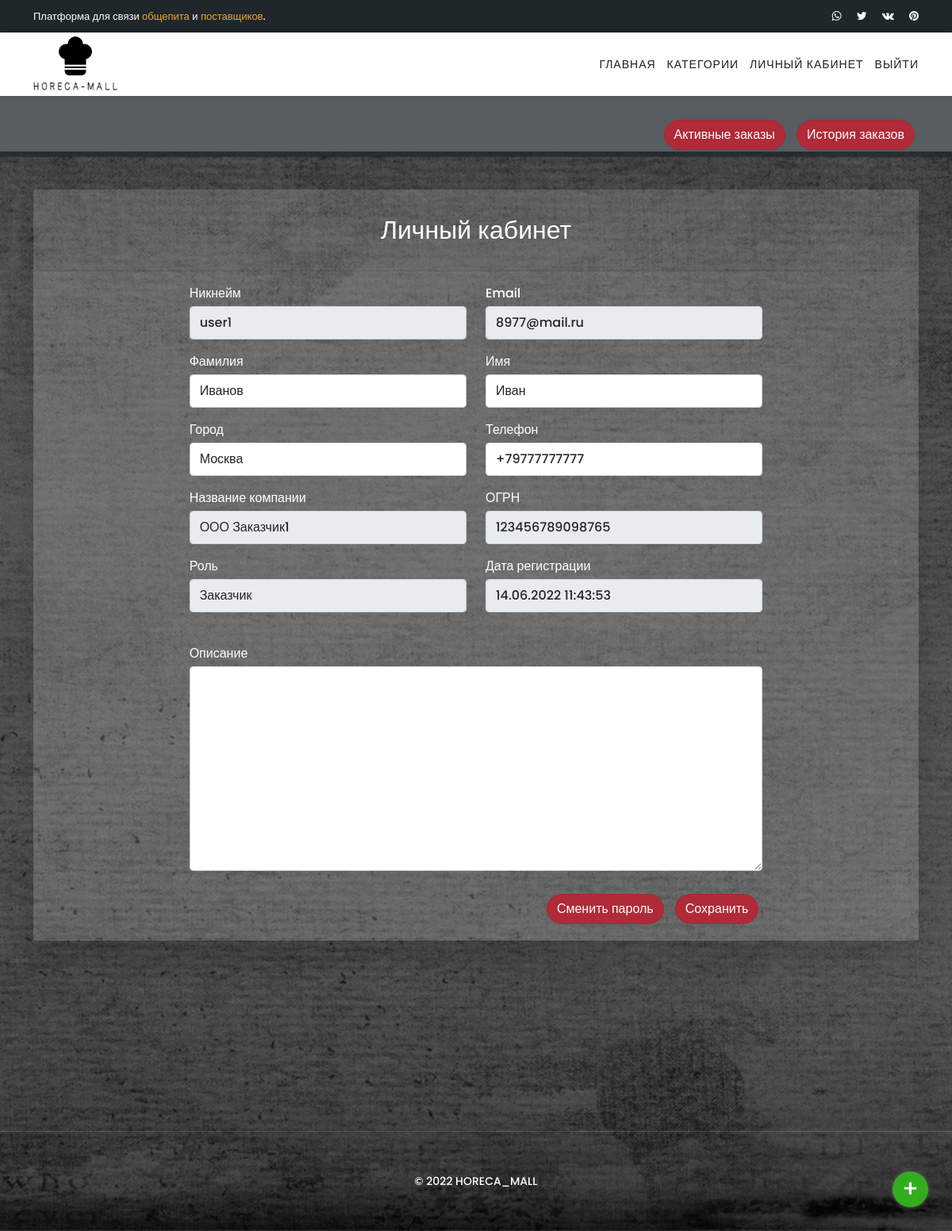
The page /users/account_edit/ (signed in) on the database its author committed.
### users/models.py (models this page shows, shortened)
class Profile(AbstractUser):
    company_choice = [
        ('Customer', 'Заказчик'),
        ('Supplier', 'Поставщик')
    ]
    phone_number = PhoneNumberField(verbose_name='Номер телефона', unique=True)
    email = models.EmailField(
        max_length=120, verbose_name='Электронная почта', unique=True)
    city = models.CharField(max_length=120, verbose_name='Город')
    ogrn = models.CharField(max_length=15, verbose_name='ОГРН', unique=True)
    comp_name = models.CharField(
        max_length=120, unique=True, verbose_name='Название компании')
    role = models.CharField(choices=company_choice,
                            max_length=120, verbose_name='Роль')
    bio = models.TextField(verbose_name='Описание', blank=True, )
    class Meta:
        verbose_name = 'Профиль'
        verbose_name_plural = 'Профили'

### users/views.py (the view, shortened to what this page needs)
# urls.py: path('account_edit/', PersonalAccountEditView.as_view(), name='account_edit'),
class PersonalAccountEditView(LoginRequiredMixin, UpdateView):
    model = Profile
    template_name = 'users/personal_account_edit.html'
    form_class = PersonalAccountEditForm
    success_url = reverse_lazy('users:account_edit')
    def get_object(self, queryset=None):
        return get_object_or_404(Profile, pk=self.request.user.pk)
    def get_context_data(self, *, object_list=None, **kwargs):
        context = super(PersonalAccountEditView,
                        self).get_context_data(**kwargs)
        context['user'] = Profile.objects.get(pk=self.request.user.pk)
        return context

### users/forms.py
class PersonalAccountEditForm(forms.ModelForm):
    class Meta:
        model = Profile
        fields = ['username', 'first_name', 'last_name', 'email',
                  'comp_name', 'city', 'ogrn', 'phone_number',
                  'date_joined', 'bio']
    def __init__(self, *args, **kwargs):
        super(PersonalAccountEditForm, self).__init__(*args, **kwargs)
        self.fields['username'].widget.attrs['readonly'] = True
        self.fields['email'].widget.attrs['readonly'] = True
        self.fields['ogrn'].widget.attrs['readonly'] = True
        self.fields['comp_name'].widget.attrs['readonly'] = True
        self.fields['date_joined'].widget.attrs['readonly'] = True
        for field_name, field in self.fields.items():
            field.widget.attrs['class'] = 'form-control py-2'

### users/templates/users/personal_account_edit.html (shortened to what this page needs)
{% extends 'base.html' %}
{% load static %}
{% block content %}
    <section class="section main-banner" id="top" data-section="section1">
        <div class="video-overlay header-text">
            <div class="container" style="padding-top:105px">
                <div class="pull-right">
                    {% if user.role == 'Customer' %}
                        <a href="{% url  'users:account_active_orders' %}" class="btn btn-danger active" style="margin: 5px 5px 5px 5px; border-radius:20px"
                           role="button"
                           aria-pressed="true">
                            Активные заказы
                        </a>
                    {% endif %}
                    {% if user.role == 'Customer' %}
                        <a href="{% url  'users:account_history_orders' %}" class="btn btn-danger active" style="margin: 5px 5px 5px 5px; border-radius:20px"
                           role="button"
                           aria-pressed="true">
                            История заказов
                        </a>
                    {% endif %}
                </div>
            </div>
        </div>
    </section>
    <section id="lk">
        <div class="container" style="padding-bottom: 100px">
            <div class="row justify-content-center">
                <div class="col-lg-12">
                    <div class="card shadow-lg border-0 rounded-lg mt-5" style="background-color: rgba(250, 250, 250, 0.15);color:white">
                        <div class="card-header">
                            <h2 class="text-center font-weight-light my-4 ">Личный кабинет</h2>
                        </div>
                        <div class="card-body">
                            <div class="col-md-8 mx-auto">
                                <form action="#" method="POST">
                                    <div class="form-row">
                                        <div class="row ">
                                            <div class="col-md-6 mb-3">
                                                <label class="mb-1"
                                                       for="{{ form.username.id_for_label }}">Никнейм</label>
                                                {{ form.username }}
                                            </div>
                                            <div class="col-md-6 mb-3">
                                                <label class="mb-1"
                                                       for="{{ form.email.id_for_label }}">Email</label>
                                                {{ form.email }}
                                            </div>
                                        </div>
                                        <div class="row ">
                                            <div class="col-md-6 mb-3">
                                                <label class="mb-1"
                                                       for="{{ form.last_name.id_for_label }}">Фамилия</label>
                                                {{ form.last_name }}
                                            </div>
                                            <div class="col-md-6 mb-3">
                                                <label class="mb-1"
                                                       for="{{ form.first_name.id_for_label }}">Имя</label>
                                                {{ form.first_name }}
                                            </div>
                                        </div>
                                        <div class="row ">
                                            <div class="col-md-6 mb-3">
                                                <label class="mb-1" for="{{ form.city.id_for_label }}">Город</label>
                                                {{ form.city }}
                                            </div>
                                            <div class="col-md-6 mb-3">
                                                <label class="mb-1"
                                                       for="{{ form.phone_number.id_for_label }}">Телефон</label>
                                                {{ form.phone_number }}
                                            </div>
                                        </div>
                                        <div class="row ">
                                            <div class="col-md-6 mb-3">
                                                <label class="mb-1" for="{{ form.comp_name.id_for_label }}">Название
                                                    компании</label>
                                                {{ form.comp_name }}
                                            </div>
                                            <div class="col-md-6 mb-3">
                                                <label class="mb-1" for="{{ form.ogrn.id_for_label }}">ОГРН</label>
                                                {{ form.ogrn }}
                                            </div>
                                        </div>
                                        <div class="row ">
                                            <div class="col-md-6 mb-3">
                                                <label class="mb-1" for="{{ form.role.id_for_label }}">Роль</label>
                                                <input type="text" class="form-control py-2"
                                                       value="{% if user.role == user.company_choice.0.0 %}
{{ user.company_choice.0.1 }}{% endif %}{% if user.role == user.company_choice.1.0 %}{{ user.company_choice.1.1 }}{% endif %}"
                                                       disabled>
                                            </div>
                                            <div class="col-md-6 mb-3">
                                                <label class="mb-1" for="{{ form.date_joined.id_for_label }}">Дата
                                                    регистрации</label>
                                                {{ form.date_joined }}
                                            </div>
                                            <div class="col-md-12">
                                                <div class="form-group py-4">
                                                    <label class="mb-1"
                                                           for="{{ form.bio.id_for_label }}">Описание</label>
                                                    {{ form.bio }}
                                                </div>
                                                <div class="form-group mb-0 pull-right">
                                                    <a href="{% url "users:password_reset" %}" class="btn btn-danger active"
                                                       style="margin: 5px 5px 5px 5px; border-radius:20px"
                                                       role="button"
                                                       aria-pressed="true">
                                                        Сменить пароль
                                                    </a>
                                                    <input class="btn btn-danger active" type="submit"
                                                           style="margin: 5px 5px 5px 5px; border-radius:20px"
                                                           value="Сохранить">
                                                </div>
                                            </div>
                                        </div>
                                    </div>
                                </form>
                            </div>
                        </div>
                    </div>
                </div>
            </div>
        </div>
        {% include 'includes/inc_footer.html' %}
    </section>
{% endblock %}

### static/assets/css/templatemo-edu-meeting.css (style rules this page uses)
html, body, div, span, applet, object, iframe, h1, h2, h3, h4, h5, h6, p, blockquote, div pre, a, abbr, acronym, address, big, cite, code, del, dfn, em, font, img, ins, kbd, q, s, samp, small, strike, strong, sub, sup, tt, var, b, u, i, center, dl, dt, dd, ol, ul, li, figure, header, nav, section, article, aside, footer, figcaption { margin: 0; padding: 0; border: 0; outline: 0; }
header, nav, section, article, aside, footer, hgroup { display: block; }
* { box-sizing: border-box; }
html, body { font-family: 'Poppins', sans-serif; font-weight: 400; background-color: #fff; font-size: 16px; -ms-text-size-adjust: 100%; -webkit-font-smoothing: antialiased; -moz-osx-font-smoothing: grayscale; }
a { text-decoration: none !important; color: #3CF; }
h1, h2, h3, h4, h5, h6 { margin-top: 0px; margin-bottom: 0px; }
html, body { background: #fff; font-family: 'Poppins', sans-serif; }
.main-banner { position: relative; max-height: 100%; overflow: hidden; margin-bottom: -7px; }
.video-overlay { position: absolute; background-color: rgba(31, 39, 43, 0.75); top: 0; left: 0; bottom: 0; right: 0; width: 100%; }
#lk { background-image: url("../images/lk.jpg"); background-position: center center; background-attachment: fixed; background-repeat: no-repeat; background-size: cover; }

### rows shown on the page
Profile: username "user1", email "8977@mail.ru", last_name "Иванов", first_name "Иван", city "Москва", phone_number "+79777777777", comp_name "ООО Заказчик1", ogrn "123456789098765", role "Заказчик", date_joined "14.06.2022 11:43:53"
